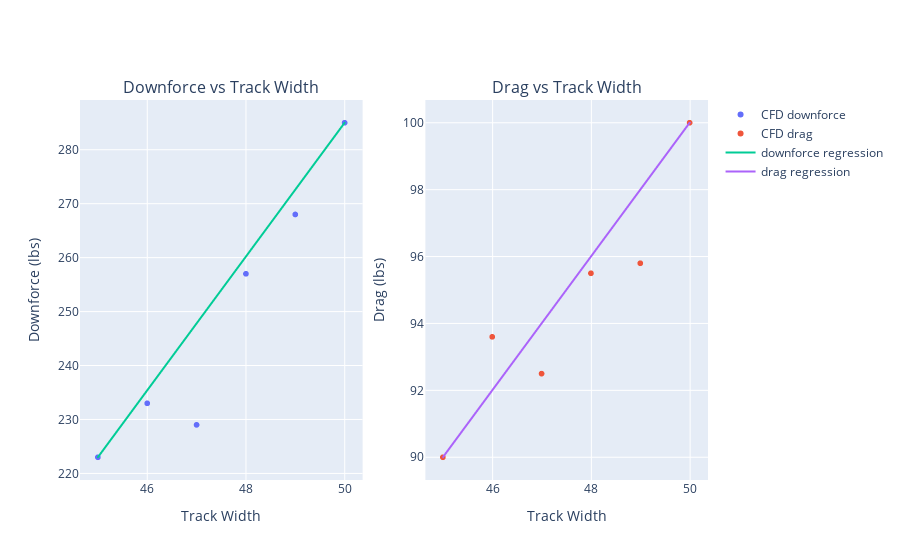

The code cell stored with this chart in its notebook:
### Code cell
import plotly.graph_objects as go
from plotly.subplots import make_subplots

# create subplots objects
fig = make_subplots(rows=1, cols=2, subplot_titles=("Downforce vs Track Width", "Drag vs Track Width"))

# create the scatter traces to add
downforce_trace = go.Scattergl(x=aero_df.index, y=aero_df["downforce"], mode='markers', name="CFD downforce")
drag_trace = go.Scattergl(x=aero_df.index, y=aero_df["drag"], mode='markers', name="CFD drag")

# create the line traces to add
pred_downforce_trace = go.Scattergl(x=aero_df.index, y=aero_df["pred_downforce"], mode='lines', name="downforce regression")
pred_drag_trace = go.Scattergl(x=aero_df.index, y=aero_df["pred_drag"], mode='lines', name="drag regression")

# add the traces to the subplots
fig.add_trace(downforce_trace, row=1, col=1)
fig.add_trace(drag_trace, row=1, col=2)
fig.add_trace(pred_downforce_trace, row=1, col=1)
fig.add_trace(pred_drag_trace, row=1, col=2)

# additional formatting
fig.update_xaxes(title_text="Track Width", row=1, col=1)
fig.update_xaxes(title_text="Track Width", row=1, col=2)
fig.update_yaxes(title_text="Downforce (lbs)", row=1, col=1)
fig.update_yaxes(title_text="Drag (lbs)", row=1, col=2)

fig.show()

### Figure 1 — Plotly figure (JSON) as saved in the notebook; plotly's stock layout.template omitted (floating-point values rounded to 4 significant figures)
{"data": [{"mode": "markers", "name": "CFD downforce", "type": "scattergl", "x": [45, 46, 47, 48, 49, 50], "xaxis": "x", "y": [223, 233, 229, 257, 268, 285], "yaxis": "y"}, {"mode": "markers", "name": "CFD drag", "type": "scattergl", "x": [45, 46, 47, 48, 49, 50], "xaxis": "x2", "y": [90, 93.6, 92.5, 95.5, 95.8, 100], "yaxis": "y2"}, {"mode": "lines", "name": "downforce regression", "type": "scattergl", "x": [45, 46, 47, 48, 49, 50], "xaxis": "x", "y": [223.0, 235.4, 247.8, 260.2, 272.6, 285.0], "yaxis": "y"}, {"mode": "lines", "name": "drag regression", "type": "scattergl", "x": [45, 46, 47, 48, 49, 50], "xaxis": "x2", "y": [90.0, 92.0, 94.0, 96.0, 98.0, 100.0], "yaxis": "y2"}], "layout": {"annotations": [{"font": {"size": 16}, "showarrow": false, "text": "Downforce vs Track Width", "x": 0.225, "xanchor": "center", "xref": "paper", "y": 1, "yanchor": "bottom", "yref": "paper"}, {"font": {"size": 16}, "showarrow": false, "text": "Drag vs Track Width", "x": 0.775, "xanchor": "center", "xref": "paper", "y": 1, "yanchor": "bottom", "yref": "paper"}], "xaxis": {"anchor": "y", "domain": [0, 0.45], "title": {"text": "Track Width"}}, "xaxis2": {"anchor": "y2", "domain": [0.55, 1], "title": {"text": "Track Width"}}, "yaxis": {"anchor": "x", "domain": [0, 1], "title": {"text": "Downforce (lbs)"}}, "yaxis2": {"anchor": "x2", "domain": [0, 1], "title": {"text": "Drag (lbs)"}}}}
